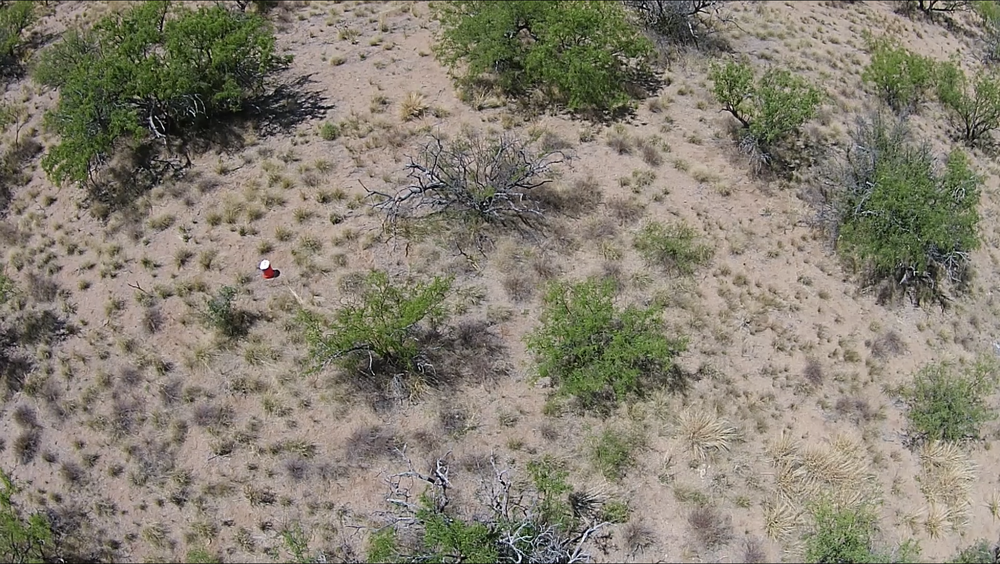
#> input picture mesquitesFloat.png, 1000 x 564 px, shrunk from 1871 x 1055 before the run
$ python slicImageSegmentation.py
#> lines starting #> are read from the running program, lines starting #| are printed output that depends on the picture
__author__ = 'seanhendryx'

# Sean Hendryx
# This script segments an image into the input number of segments using the Simple Linear Iterative Clustering (SLIC) algorithm, which is an adaptation of k-means to efficiently generate superpixels
# Script built to run on Python version 3.4
# References: Segmentation: A SLIC Superpixel Tutorial using Python <http://www.pyimagesearch.com/2014/07/28/a-slic-superpixel-tutorial-using-python/>

import numpy
import skimage
from skimage import io
import matplotlib.pyplot as plt
from sklearn.mixture import GMM
from skimage.segmentation import slic
from skimage.segmentation import mark_boundaries
from skimage.util import img_as_float

def main():

    filename = 'mesquitesFloat.png'
    img = io.imread(filename)
#> img is the input picture: shape (564, 1000, 3); mean R, G, B 133.5, 127.5, 113.3

    # [7 lines of commented-out code are left out]

    plt.figure(1)
    plt.imshow(img, cmap='gray')
    plt.axis('off')


    # loop over the number of segments
    for numSegments in (100, 200, 300):
        # apply SLIC and extract (approximately) the supplied number
        # of segments
        segments = slic(img, n_segments = numSegments, sigma = 1)

        # show the output of SLIC
        fig = plt.figure("Superpixels of -- %d segments" % (numSegments))
        subplot = fig.add_subplot(1, 1, 1)
        subplot.imshow(mark_boundaries(img, segments))
        plt.axis("off")
#> this loop made 3 passes
#> pass 1, in main, `segments = slic(img, n_segments = numSegments, sigma = 1)`:
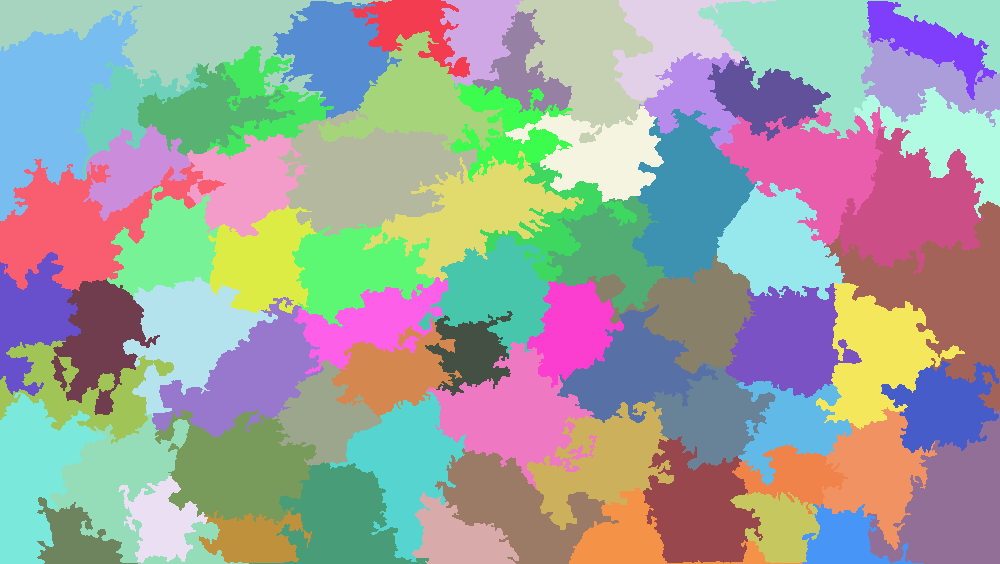
#> segments: shape (564, 1000) int64; 72 distinct labels, from 1 to 72; one colour per label, 0 black
#> pass 2, in main, `segments = slic(img, n_segments = numSegments, sigma = 1)`:
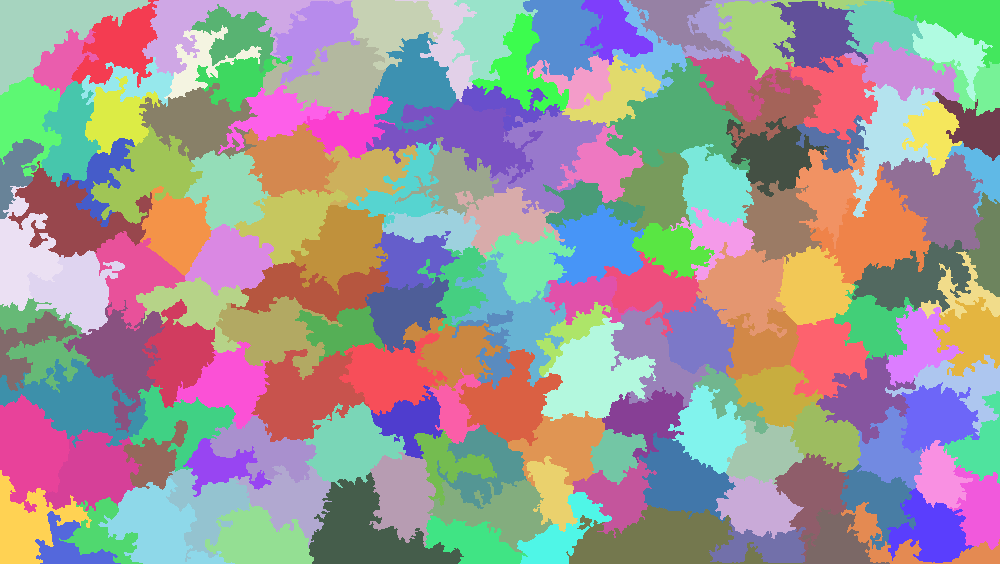
#> segments: shape (564, 1000) int64; 162 distinct labels, from 1 to 162; one colour per label, 0 black
#> pass 3, in main, `segments = slic(img, n_segments = numSegments, sigma = 1)`:
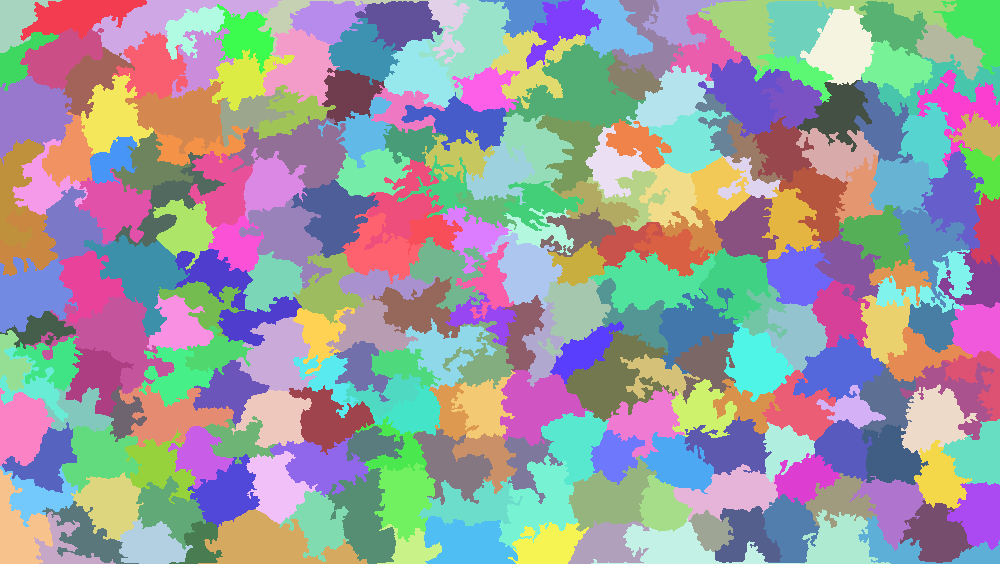
#> segments: shape (564, 1000) int64; 243 distinct labels, from 1 to 243; one colour per label, 0 black


    plt.show()
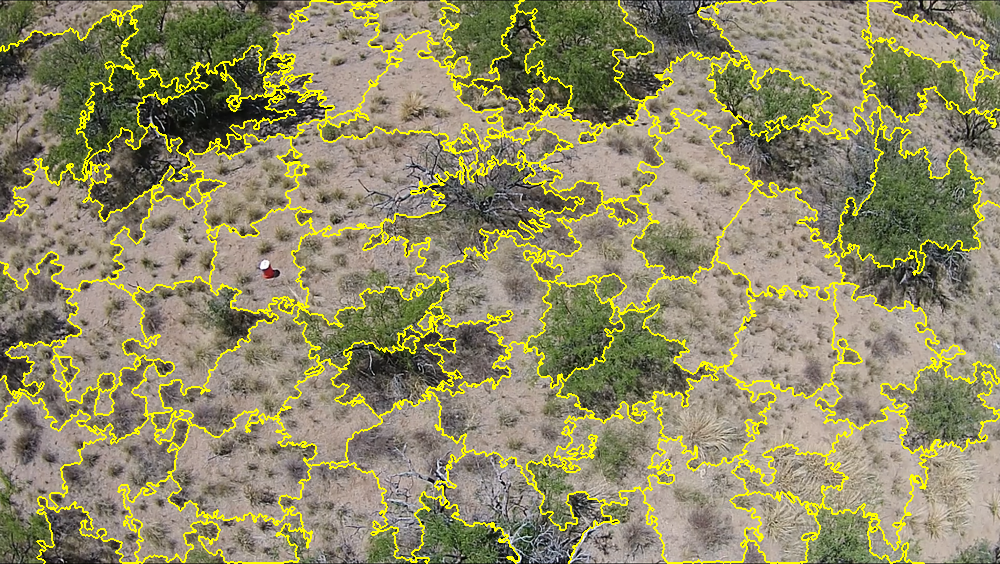
#> shown: shape (564, 1000, 3) float64; mean R, G, B 0.567, 0.545, 0.403
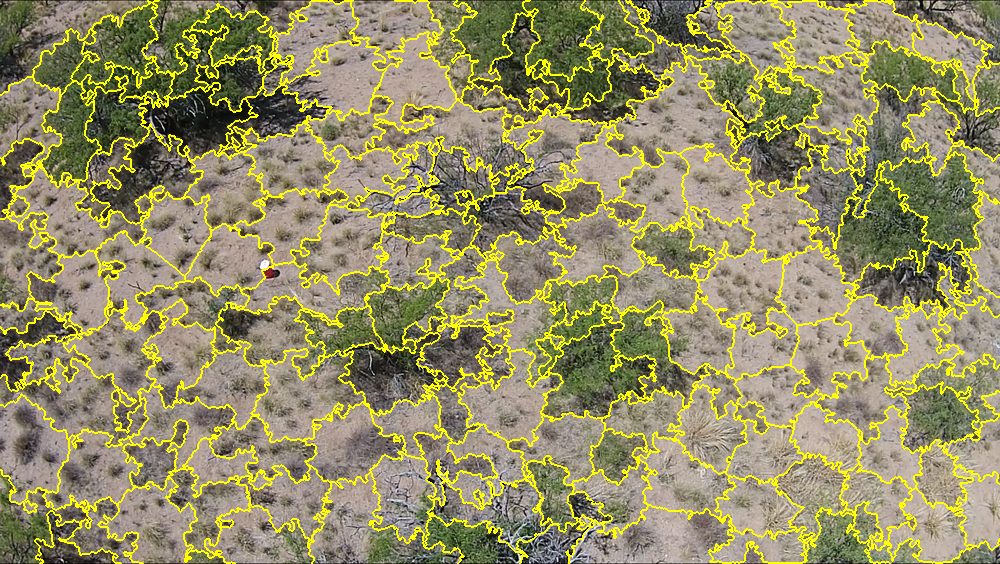
#> shown: shape (564, 1000, 3) float64; mean R, G, B 0.583, 0.562, 0.389
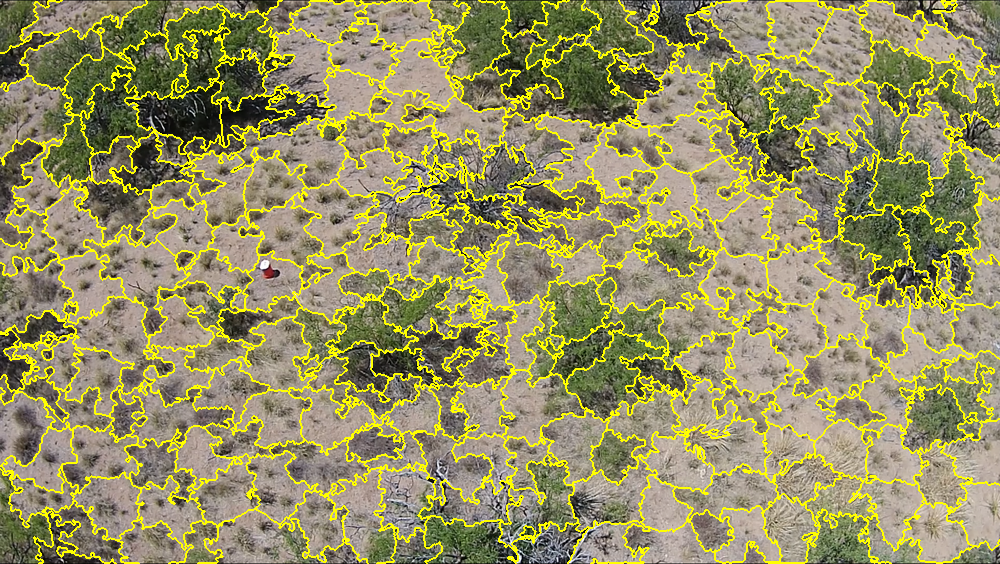
#> shown: shape (564, 1000, 3) float64; mean R, G, B 0.591, 0.571, 0.381
    #plt.savefig("test.png",bbox_inches='tight')


# Main Function
if __name__ == '__main__':
    main()

$ run again, with mesquitesSubsetNoAlpha.png copied over mesquitesFloat.png
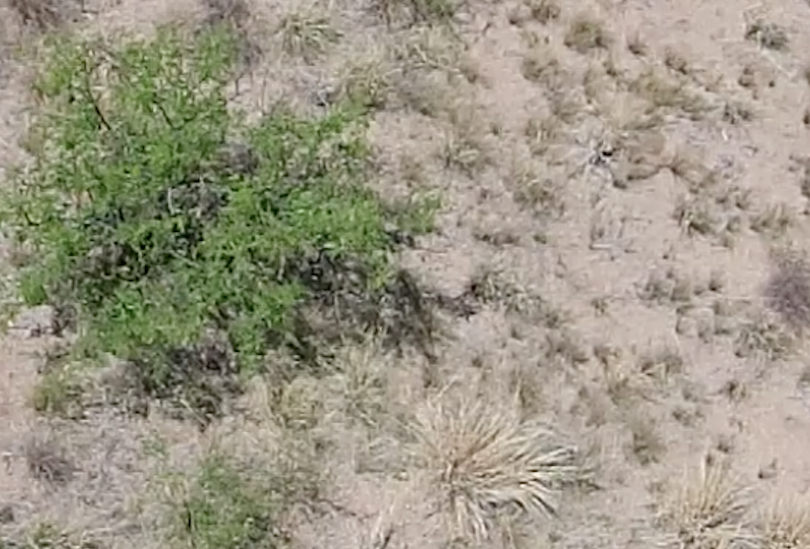
#> input picture mesquitesSubsetNoAlpha.png, 810 x 549 px
#> in main, img is the input picture: shape (549, 810, 3); mean R, G, B 155.6, 150.4, 132.5
#> the loop in main, `for numSegments in (100, 200, 300):` made 3 passes
#> pass 1, in main, `segments = slic(img, n_segments = numSegments, sigma = 1)`:
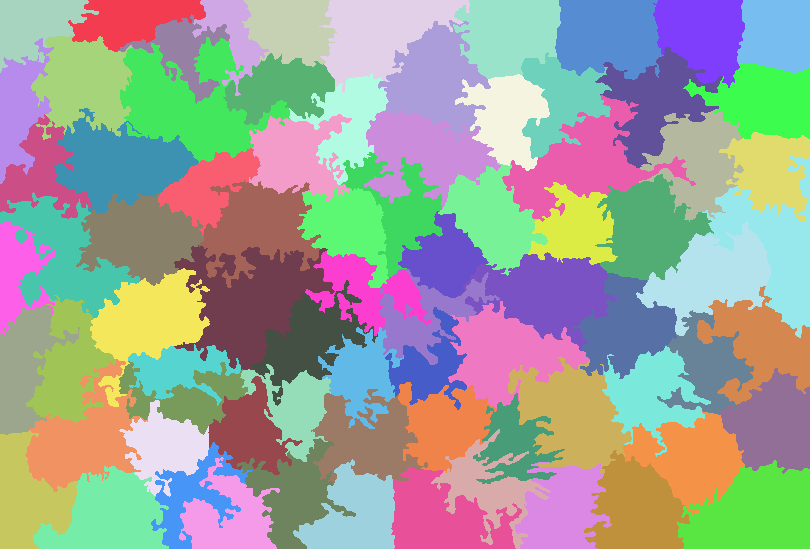
#> segments: shape (549, 810) int64; 78 distinct labels, from 1 to 78; one colour per label, 0 black
#> in main, `plt.show()`:
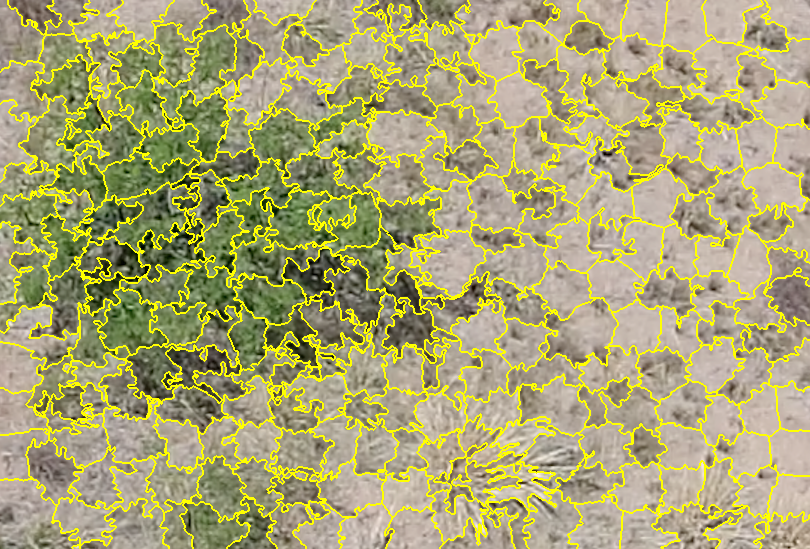
#> shown: shape (549, 810, 3) float64; mean R, G, B 0.667, 0.649, 0.448
